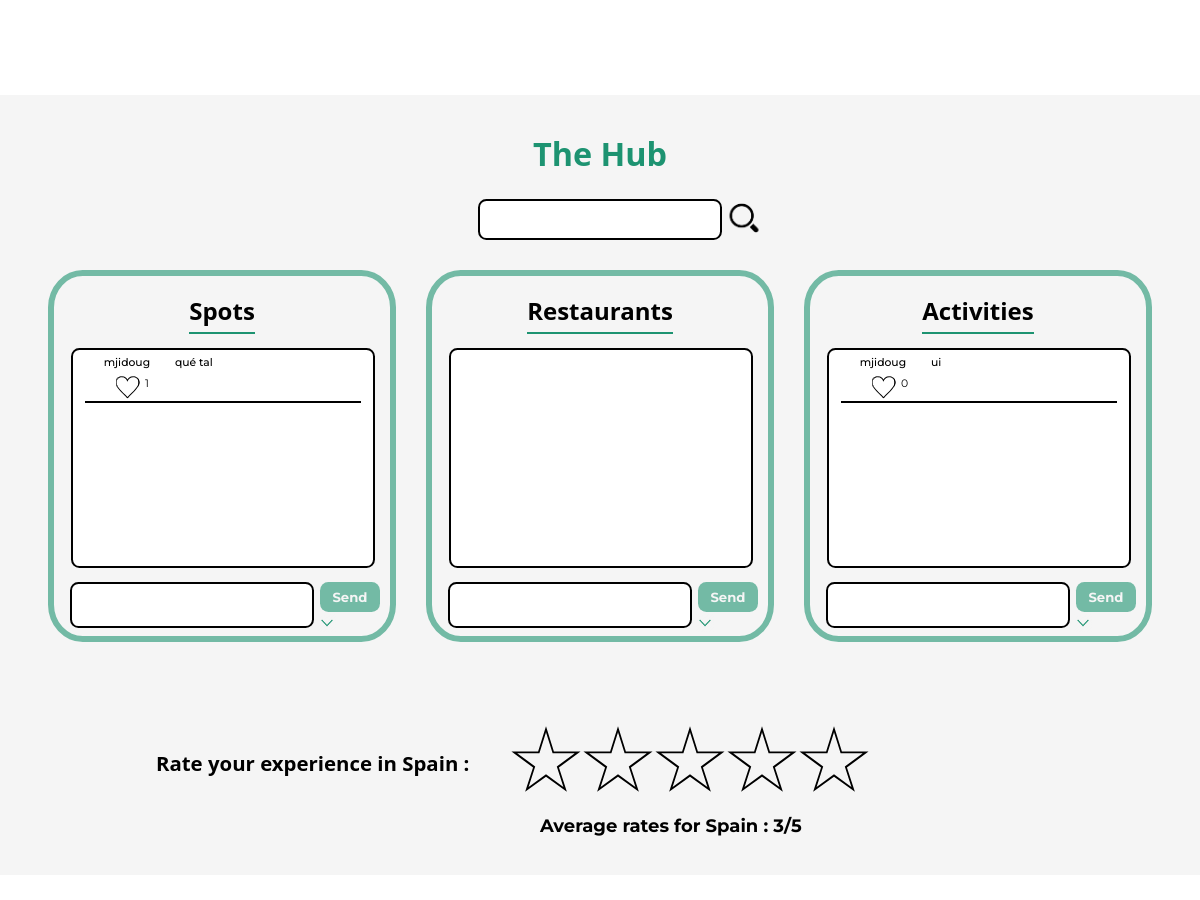
Before: /php/spain.php (middle part) with the older database file.
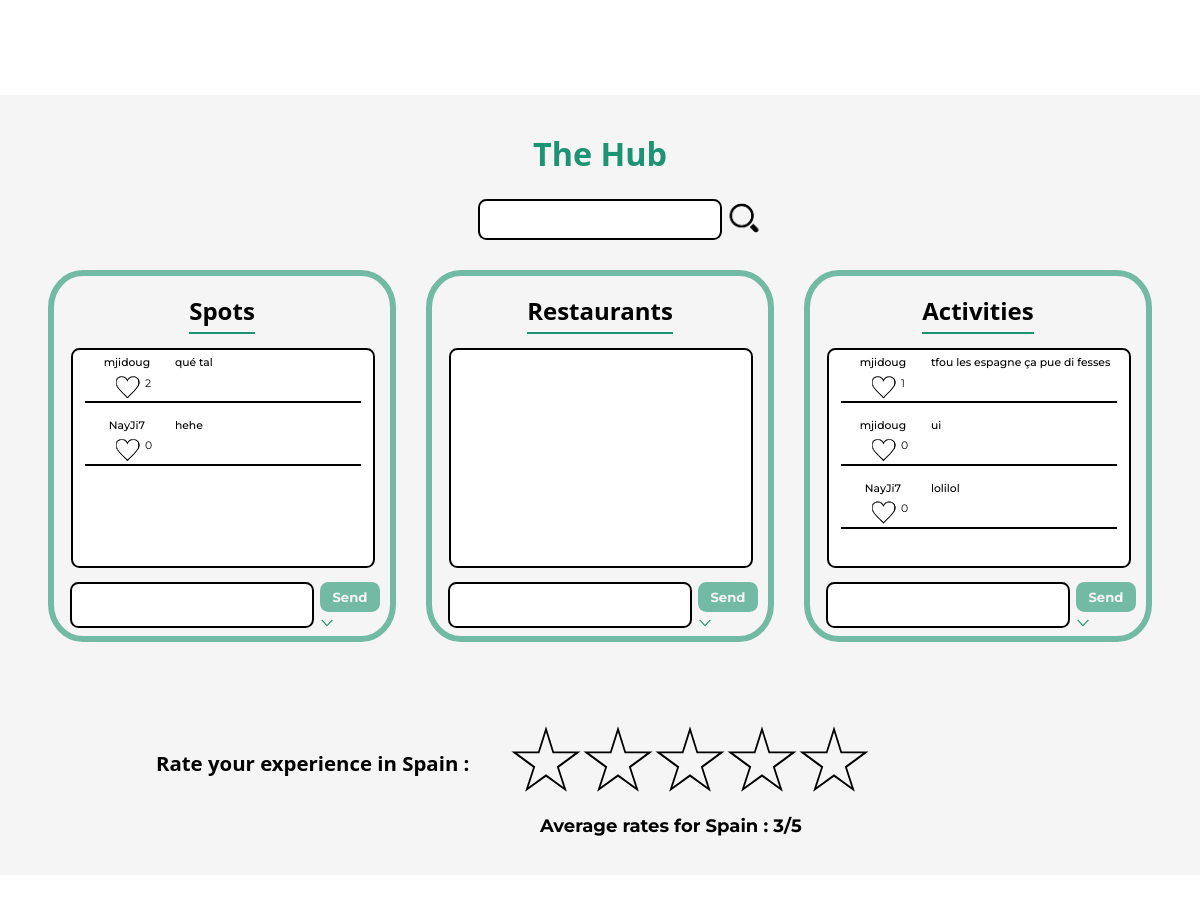
After: the same page with the newer database file.
### tables this page shows
CREATE TABLE `comments` (
  `id` int(11) NOT NULL,
  `sender` varchar(128) NOT NULL,
  `country` varchar(128) NOT NULL,
  `likes` int(255) NOT NULL,
  `category` varchar(128) NOT NULL,
  `content` varchar(500) NOT NULL
);

### php/spain.php (the view, shortened to what the changed rows need)
<?php
    require_once(__DIR__."/sqlconfig.php");
    $commentstatement = $mysqlClient->prepare('SELECT * FROM comments WHERE country = "spain" ORDER BY likes DESC');
    $commentstatement->execute();
    $comments = $commentstatement->fetchAll();
    $likestatement = $mysqlClient->prepare('SELECT * FROM likes');
    $likestatement->execute();
    $likes = $likestatement->fetchAll();
    $ratingstatement = $mysqlClient->prepare('SELECT * FROM ratings WHERE country = "spain"');
    $ratingstatement->execute();
    $ratings = $ratingstatement->fetchAll();
?>
<!DOCTYPE html>
<html>
<head>
    <link rel="stylesheet" type="text/css" href="../style/style.css">
    <link rel="stylesheet" type="text/css" href="../style/header_footer.css">
    <link rel="stylesheet" type="text/css" href="../style/spain.css">
</head>
<body>
    <main>
        <div class="blogzone">
                <div class="hub">
                    <div class="section spots">
                            <div class="blog" id="spots">
                                <?php foreach ($comments as $comment) :
                                    if ($comment['category'] == 'spots' && isset($_GET['search']) && strpos($comment['content'],$_GET['search']) !== false) :?>
                                    <div class="onecom">
                                        <div class="pseudlike">
                                            <span id="who">
                                                <?php echo $comment['sender'];?>
                                            </span>
                                            <span id="likes">
                                            <?php if($comment["sender"] == $_SESSION['user']['user_name'] || $_SESSION['user']['isroot'] == 1): ?>
                                                <form action="comments.php" method="post">
                                                <button class="btndel spots" type="submit" name="delcomspots" value="<?php echo $comment['id'];?>"> <img src="../source/trash.png" alt="trash"> </button>
                                                </form>
                                            <?php endif;?>
                                            <form action="like.php" method="post">
                                                <?php foreach ($likes as $like) :?>
                                                <?php if ($like['comment_id'] == $comment['id'] && $like['user_id'] == $_SESSION['user']['id']) :?>
                                                    <button type="submit" name="disliked" value="<?php echo $comment['id'];?>" style="opacity:1;" class="filled"></button>
                                                <?php else :?>
                                                    <button type="submit" name="liked" value="<?php echo $comment['id'];?>" style="opacity:0;" class="filled"></button>
                                                <?php endif?>
                                                <?php endforeach?>
                                            </form>
                                            <button class="empty"></button>
                                            <span class="likenb"><?php echo $comment['likes'];?></span>
                                            </span>
                                        </div>
                                            <span id="com">
                                                <?php echo str_replace($_GET['search'],'<mark>'.$_GET['search'].'</mark>',$comment['content']);?>
                                            </span>
                                    </div>
                                    <?php elseif ($comment['category'] == 'spots' && !isset($_GET['search'])) :?>
                                    <div class="onecom">
                                        <div class="pseudlike">
                                            <span id="who">
                                                <?php echo $comment['sender'];?>
                                            </span>
                                            <span id="likes">
                                            <button class="empty"></button>
                                            <span class="likenb"><?php echo $comment['likes'];?></span>
                                            </span>
                                        </div>
                                        <span id="com">
                                                <?php echo $comment['content'];?>
                                        </span>
                                    </div>
                                <?php endif?>
                                <?php endforeach?>
                            </div>
                    </div>
                    <div class="section activities">
                            <div class="blog" id="activities">
                            <?php foreach ($comments as $comment) :
                                    if ($comment['category'] == 'activities' && isset($_GET['search']) && strpos($comment['content'],$_GET['search']) !== false) :?>
                                    <div class="onecom">
                                        <div class="pseudlike">
                                            <span id="who">
                                                <?php echo $comment['sender'];?>
                                            </span>
                                            <span id="likes">
                                            <?php if($comment["sender"] == $_SESSION['user']['user_name'] || $_SESSION['user']['isroot'] == 1): ?>
                                                <form action="comments.php" method="post">
                                                    <button class="btndel activities" type="submit" name="delcomactivities" value="<?php echo $comment['id'];?>"> <img src="../source/trash.png" alt="trash"> </button>
                                                </form>
                                            <?php endif;?>
                                            <form action="like.php" method="post">
                                                <?php foreach ($likes as $like) :?>
                                                    <?php if ($like['comment_id'] == $comment['id'] && $like['user_id'] == $_SESSION['user']['id']) :?>
                                                        <button type="submit" name="disliked" value="<?php echo $comment['id'];?>" style="opacity:1;" class="filled"></button>
                                                    <?php else :?>
                                                        <button type="submit" name="liked" value="<?php echo $comment['id'];?>" style="opacity:0;" class="filled"></button>
                                                    <?php endif?>
                                                <?php endforeach?>
                                            </form>
                                            <button class="empty"></button>
                                            <span class="likenb"><?php echo $comment['likes'];?></span>
                                            </span>
                                        </div>
                                            <span id="com">
                                                <?php echo str_replace($_GET['search'],'<mark>'.$_GET['search'].'</mark>',$comment['content']);?>
                                            </span>
                                    </div>
                                    <?php elseif ($comment['category'] == 'activities' && !isset($_GET['search'])) :?>
                                    <div class="onecom">
                                    <div class="pseudlike">
                                    <span id="who">
                                        <?php echo $comment['sender'];?>
                                    </span>
                                    <span id="likes">
                                        <button class="empty"></button>
                                        <span class="likenb"><?php echo $comment['likes'];?></span>
                                    </span>
                                </div>
                                        <span id="com">
                                                <?php echo $comment['content'];?>
                                        </span>
                                    </div>
                                <?php endif?>
                                <?php endforeach?>
                            </div>
                    </div>
                </div>
                <h2 id="average">
    <?php
        $av = 0;
        $count = 0;
        foreach ($ratings as $rating) {
            $av += $rating['grade'];
            $count++;
        }
        if ($count == 0) {
            $av = 0;
        }
        else{
            $av = round($av / $count,1);
        }
        echo 'Average rates for Spain : '.$av.'/5';
    ?>
</h2>
            </div>
    </main>
</body>
</html>

Changed rows visible on the page:
changed comments "qué tal": likes "1" → "2"
added comments: sender "NayJi7", likes "0", content "hehe", shown under "Spots"
added comments: sender "mjidoug", likes "1", content "tfou les espagne ça pue di fesses", shown under "Activities"
added comments: sender "NayJi7", likes "0", content "lolilol", shown under "Activities"
